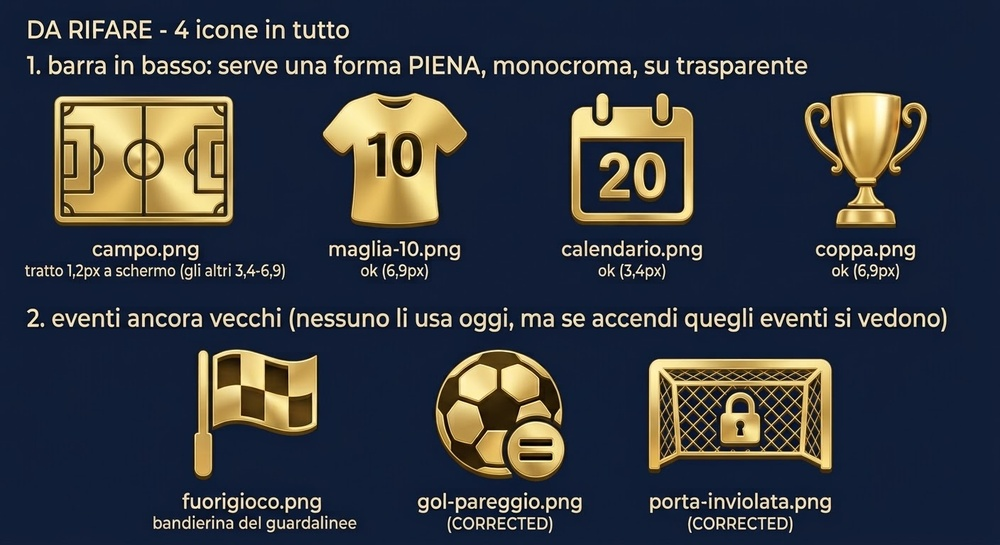
#> input picture media/nuova-campo.jpg, 1000 x 545 px, shrunk from 1408 x 768 before the run
$ python ritaglia-campo.py ../media/nuova-campo.jpg
#> lines starting #> are read from the running program, lines starting #| are printed output that depends on the picture; after the words box and inside, x2 and y2 are one past the last pixel; in counts of white or black regions, pixels touching at a corner belong together
#!/usr/bin/env python3
"""Ritaglia la sagoma del campo da media/nuova-campo.jpg.

Il campo e' l'icona piu' difficile della barra: a 26 punti, cioe' 78 pixel su
un iPhone a 3x, un campo disegnato a linee sottili ha il tratto sotto i due
pixel e si legge come una velatura grigia invece che come un segno. Le altre
quattro sagome stanno fra 3,4 e 6,9 pixel.

La soluzione e' un campo PIENO con le marcature incise dentro. Funziona per un
motivo che non e' ovvio: queste sono MASCHERE, l'app ci mette il colore via
CSS, e conta solo la forma. Le righe incise sono oro piu' scuro, quindi il
ritaglio le lascia fuori e nella maschera diventano BUCHI. Il risultato non e'
un rettangolo cieco: e' un campo con perimetro, meta' campo, cerchio, aree di
rigore e archi d'angolo, tutti alla larghezza giusta perche' sono lo spazio fra
due masse piene invece che un tratto sottile.

Da qui viene anche il vincolo: l'originale deve essere l'oro su fondo scuro,
non un PNG gia' trasparente. In un PNG l'incisione sarebbe colore e non alfa, e
la maschera verrebbe fuori come un blocco pieno senza marcature.

    python3 scripts/ritaglia-campo.py [--prova]
"""
import sys
from pathlib import Path
from PIL import Image, ImageFilter
import numpy as np
from scipy import ndimage as ndi

RADICE = Path(__file__).resolve().parent.parent / 'media'
TAVOLA = RADICE / 'nuova-campo.jpg'

def main():
    prova = '--prova' in sys.argv
    a = np.array(Image.open(TAVOLA).convert('RGB')).astype(float)
    luce, colore = a.mean(axis=2), a.max(axis=2) - a.min(axis=2)
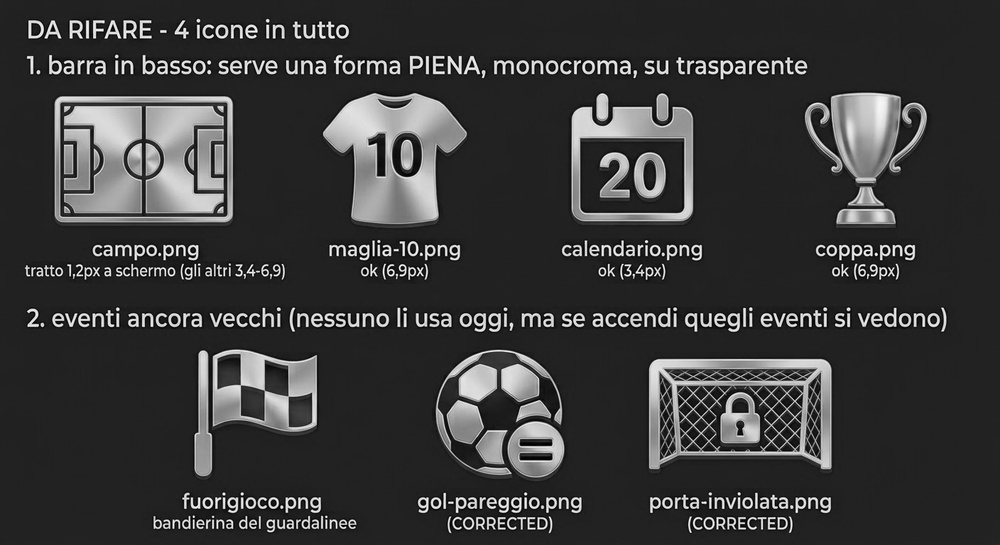
#> luce: shape (545, 1000) float64; min 0, max 255, mean 57.7
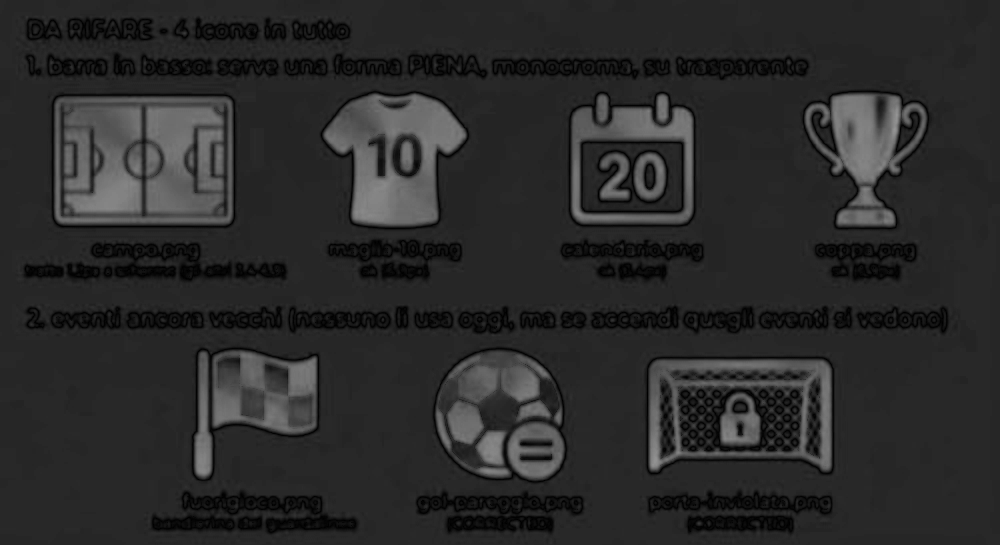
#> colore: shape (545, 1000) float64; min 0, max 149, mean 42.8
    # l'oro e' chiaro E caldo; il fondo e' scuro, le incisioni sono oro spento
    oro = ndi.binary_opening((luce > 80) & (colore > 25), np.ones((3, 3)))
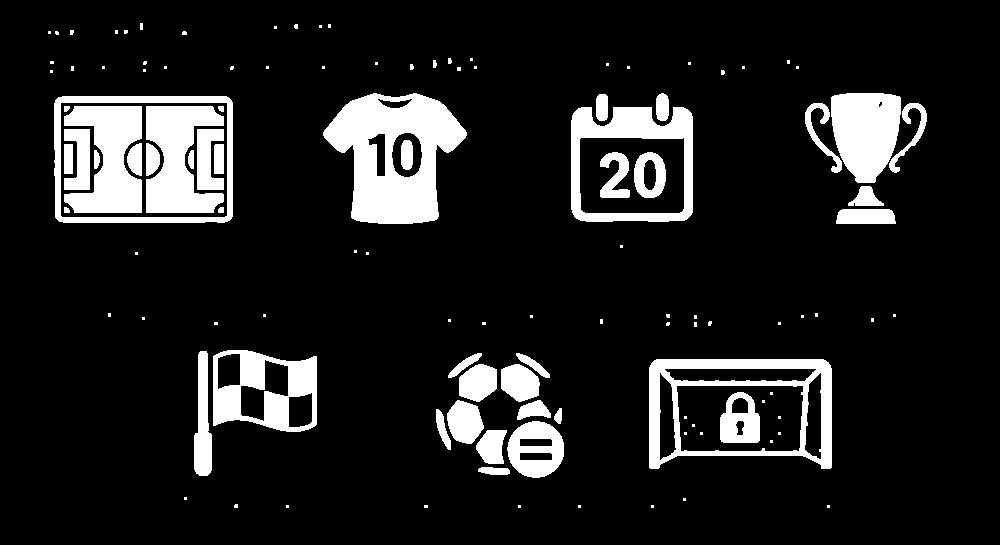
#> oro: shape (545, 1000) bool; 12.4% white; 117 white regions (71 under 20 px), largest, box (x1, y1, x2, y2) and area: (323, 93, 467, 224) 10971, (649, 359, 832, 469) 6529, (146, 106, 224, 213) 5405

    def bande(v, soglia, minimo):
#> called with v = array of shape (545,), soglia = 20, minimo = 10
        out, inizio = [], None
        for i, x in enumerate(v):
            if x >= soglia and inizio is None:
                inizio = i
            elif x < soglia and inizio is not None:
                if i - 1 - inizio >= minimo:
                    out.append((inizio, i - 1))
                inizio = None
#> this loop made 545 passes
#> x on passes 1 to 12: 0, 0, 0, 0, 0, 0, 0, 0, 0, 0, 0, 0
#> after the loop, out = [(93, 223), (350, 475)]
        if inizio is not None and len(v) - 1 - inizio >= minimo:
            out.append((inizio, len(v) - 1))
        return out

    righe = [b for b in bande(oro.sum(axis=1), 20, 10) if b[1] - b[0] > 90]
#> righe = [(93, 223), (350, 475)]
    if not righe:
        print('nessuna riga di icone trovata', file=sys.stderr)
        return 1
    r0, r1 = righe[0]
#> r0 = 93; r1 = 223
    c0, c1 = bande(oro[r0:r1 + 1].sum(axis=0), 1, 40)[0]   # la prima e' il campo
#> the loop in bande (call 2), `for i, x in enumerate(v):` made 1000 passes
#> c0 = 54; c1 = 232
    m = oro[r0:r1 + 1, c0:c1 + 1]
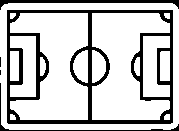
#> m: shape (131, 179) bool; 78.3% white; 5 black regions (2 under 20 px), largest, box (x1, y1, x2, y2) and area: (7, 10, 173, 124) 4218, (0, 0, 179, 10) 574, (0, 83, 179, 131) 276
    ys, xs = np.where(m)
#> ys = 18366 values from 3 to 129; xs = 18366 values, max 178 at index 1215, min 0 at index 1216, mean 89.4
    ritaglio = m[ys.min():ys.max() + 1, xs.min():xs.max() + 1]
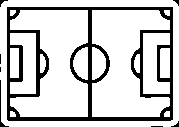
#> ritaglio: shape (127, 179) bool; 80.8% white; 8 black regions (4 under 20 px), largest, box (x1, y1, x2, y2) and area: (7, 7, 173, 121) 4218, (0, 80, 9, 127) 65, (0, 0, 8, 7) 20, (171, 121, 179, 127) 20
    alfa = Image.fromarray((ritaglio * 255).astype(np.uint8), 'L').filter(ImageFilter.GaussianBlur(0.6))
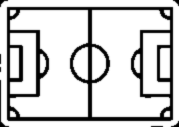
#> alfa: PIL image 179x127 L; min 0, max 255, mean 206
    fuori = Image.new('RGBA', alfa.size, (255, 255, 255, 255))
#> fuori: PIL image 179x127 RGBA; every value is 255
    fuori.putalpha(alfa)
    print(f'campo {fuori.size[0]}x{fuori.size[1]}, inchiostro al {100 * ritaglio.mean():.0f}% del riquadro')
#| campo 179x127, inchiostro al 81% del riquadro
    if not prova:
        (RADICE / 'icone-sorgenti' / 'nav').mkdir(parents=True, exist_ok=True)
        fuori.save(RADICE / 'icone-sorgenti' / 'nav' / 'campo.png')
        fuori.save(RADICE / 'icone' / 'nav' / 'campo.png')
        print('scritta.')
    return 0

if __name__ == '__main__':
    sys.exit(main())
#> (the program exits here)
